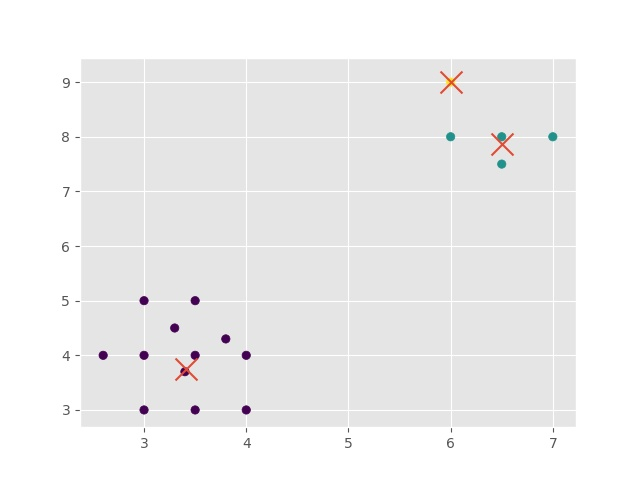

Write Python code to recreate this figure.
##UnSupervised  MeanShift أنا ما بعرف عدد الكلاستر و الخوارزمية رح تحدد عدد الكلاستر بشكل تلقائي
import numpy as np
import matplotlib.pyplot as matplot
from sklearn.cluster import MeanShift
from matplotlib import style

style.use('ggplot')

my_input = np.array([[4,3],[6.5,7.5],[2.6,4],[7,8],[3.5,5],[6,9],[3,5],[6,8],[3.5,3],[6.5,8],[4,4],[3,3],[3,4],[3.5,4],[3.4,3.7],[3.3,4.5],[3.8,4.3]])

my_model = MeanShift()
my_model.fit(my_input)

print('Cluster Centers : \n',my_model.cluster_centers_)
print('labels :',my_model.labels_)
colors = ['g.','r.','c.','y.']

matplot.scatter(my_input[:,0],my_input[:,1],c=my_model.labels_)
matplot.scatter(my_model.cluster_centers_[:,0],my_model.cluster_centers_[:,1],marker='x',s=250,linewidths=5)
matplot.show()
